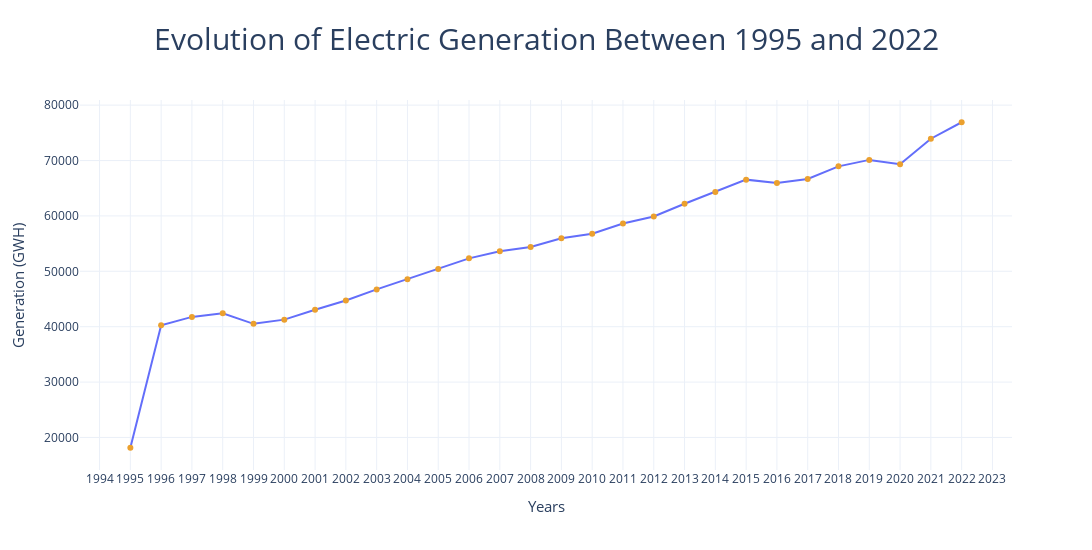

The code cell stored with this chart in its notebook:
### Markdown cell above
### **4.1. Tendencias históricas en la generación eléctrica.**

**Proceso:**

1. **Conversión de la columna `Fecha` a solo año:**
   - Se intenta extraer el año de la columna "Fecha" para facilitar el análisis de las tendencias históricas por año.

2. **Agrupación de los datos por año:**
   - Los datos se agrupan por `Fecha` y se calcula la suma de las columnas numéricas para cada año, lo que permite obtener la generación total de electricidad por año.

3. **Visualización de las tendencias usando`Plotly`:**
   - Se crea un gráfico de líneas interactivo utilizando Plotly, con el eje X representando los años y el eje Y representando la generación total en GWH.
   - Se personalizan las propiedades del gráfico, incluyendo el título, etiquetas y formato de los ejes, así como el color del marcador.

4. **Visualización adicional usando Seaborn:**
   - Se genera un gráfico similar utilizando Seaborn, que también muestra la evolución de la generación eléctrica entre 1995 y 2022.
   - Este gráfico se adapta a una visualización más adecuada para su presentación en GitHub, con etiquetas y estilo de diseño.



**Nota:**
El gráfico generado con Plotly es interactivo y permite explorar los datos de manera dinámica, mientras que el gráfico de Seaborn ofrece una opción estática para plataformas como GitHub.

### Code cell
# 1 Convert the 'Fecha' column to just the year
try:
    yearlygeneration["Fecha"] = yearlygeneration["Fecha"].dt.year
except:
    pass

#2  Group by 'Fecha' and calculate the sum of numeric columns, then reset the index
data = yearlygeneration.groupby("Fecha").sum(numeric_only=True).reset_index()

# 3 Plot the data using Plotly
fig = px.line(data, x='Fecha', y='Total', title='Evolution of Electric Generation Between 1995 and 2022',
              labels={'Fecha': 'Years', 'Total': 'Generation (GWH)'}, markers=True)

# 3 Update the trace marker color
fig.update_traces(marker=dict(color='#EBA02E'))

# 3 Update layout properties
fig.update_layout(
    xaxis=dict(tickmode='linear'),
    yaxis=dict(tickformat=".0f"),
    template='plotly_white',
    title=dict(font=dict(size=30), x=0.5, xanchor='center'),
    xaxis_title=dict(font=dict(size=15)),
    yaxis_title=dict(font=dict(size=15)),
    legend=dict(font=dict(size=12)),
    width=1400,
    height=550
)

# Show the plot
fig.show()

#4 Seaborn PLot for Github Visualization
plt.figure(figsize=(17,10))
sns.lineplot(data=data,x='Fecha',y='Total',marker='o')
plt.title('Evolution of Electric Generation Between 1995 and 2022', fontsize=24)
plt.ylabel('Generation (GWH)',fontsize=12)
plt.xlabel('Years',fontsize=12)
plt.grid(alpha=0.5)
plt.xticks(ticks=range(1995, 2023, 1), rotation=45)
plt.show()

### Figure 1 — Plotly figure (JSON) as saved in the notebook; plotly's stock layout.template omitted (floating-point values rounded to 4 significant figures)
{"data": [{"hovertemplate": "Years=%{x}<br>Generation (GWH)=%{y}<extra></extra>", "legendgroup": "", "line": {"color": "#636efa", "dash": "solid"}, "marker": {"color": "#EBA02E", "symbol": "circle"}, "mode": "lines+markers", "name": "", "orientation": "v", "showlegend": false, "type": "scatter", "x": [1995, 1996, 1997, 1998, 1999, 2000, 2001, 2002, 2003, 2004, 2005, 2006, 2007, 2008, 2009, 2010, 2011, 2012, 2013, 2014, 2015, 2016, 2017, 2018, 2019, 2020, 2021, 2022], "xaxis": "x", "y": [18148, 40249, 41768, 42422, 40514, 41277, 43048, 44734, 46735, 48563, 50431, 52340, 53627, 54395, 55965, 56787, 58621, 59891, 62197, 64328, 66548, 65943, 66667, 68947, 70114, 69324, 73933, 76908], "yaxis": "y"}], "layout": {"height": 550, "legend": {"font": {"size": 12}, "tracegroupgap": 0}, "title": {"font": {"size": 30}, "text": "Evolution of Electric Generation Between 1995 and 2022", "x": 0.5, "xanchor": "center"}, "width": 1400, "xaxis": {"anchor": "y", "domain": [0, 1], "tickmode": "linear", "title": {"font": {"size": 15}, "text": "Years"}}, "yaxis": {"anchor": "x", "domain": [0, 1], "tickformat": ".0f", "title": {"font": {"size": 15}, "text": "Generation (GWH)"}}}}
